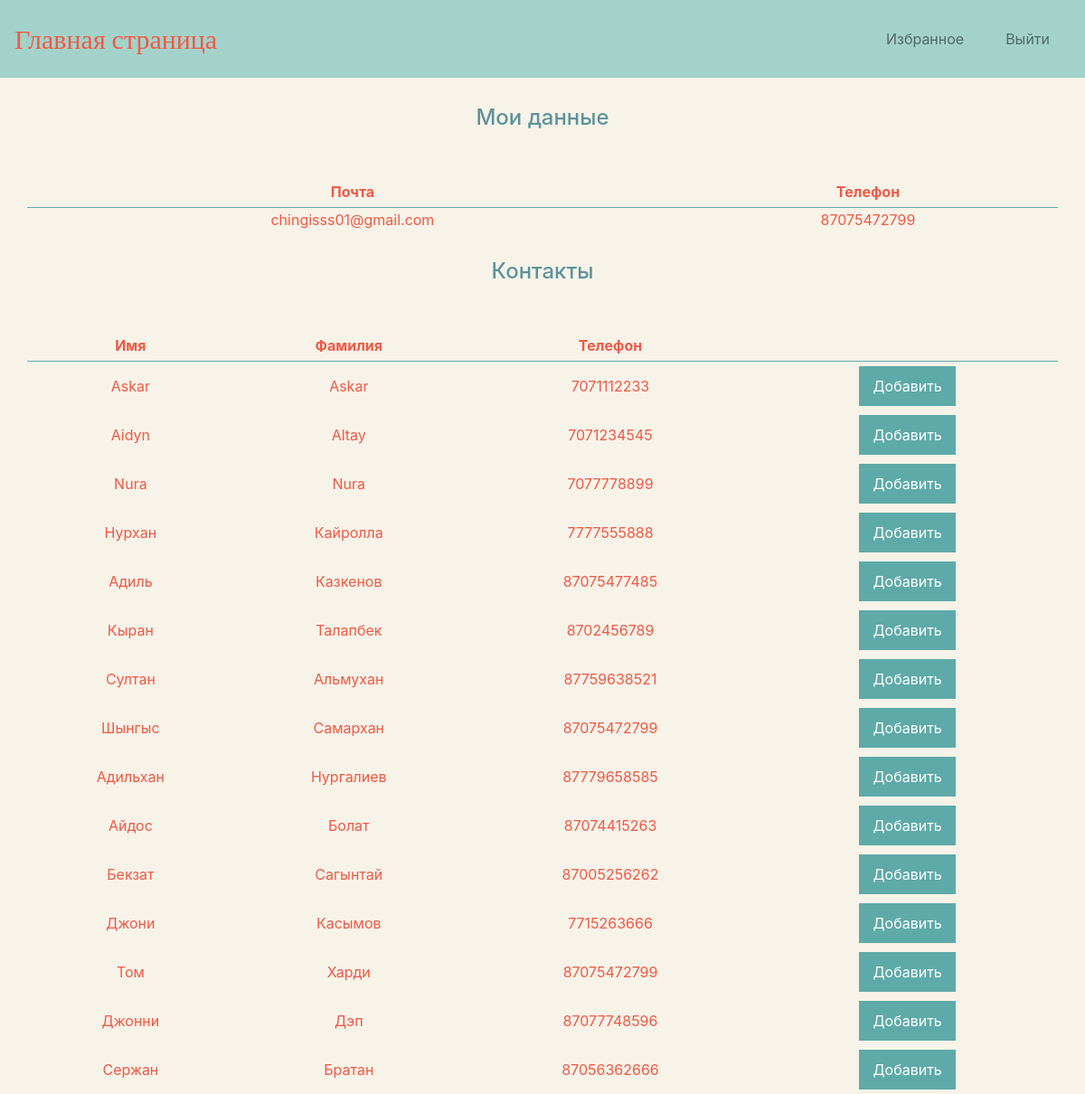
Page /code/main.php (signed in) on the committed database.
### tables this page shows
CREATE TABLE `contacts` (
  `id` int(11) NOT NULL,
  `name` varchar(255) NOT NULL,
  `lastname` varchar(255) NOT NULL,
  `phone` varchar(255) NOT NULL
);

### code/main.php (the view, shortened to what this page needs)
<?php
include_once('vender/connect.php');
$contacts = mysqli_query($connect, "SELECT * FROM `contacts` ");
?>
<!DOCTYPE html>
<html lang="ru" dir="ltr">
  <head>
    <link rel="stylesheet" href="https://stackpath.bootstrapcdn.com/bootstrap/4.3.1/css/bootstrap.min.css">
    <link rel="stylesheet" href="styleTransport.css"/>
  </head>
  <body>
    <section id="navbar">
      <nav class="navbar navbar-expand-lg navbar-light">
      <a id="logo" class="navbar-brand" href="/main.php">Главная страница</a>
      <div class="collapse navbar-collapse" id="navbarNav">
        <ul class="navbar-nav ml-auto">
          <li class="nav-item"><a class="nav-link" href="/myContacts.php">Избранное</a></li>
          <li class="nav-item"><a class="nav-link" href="vender/logout.php">Выйти</a></li>
        </ul>
      </div>
    </nav>
    </section>
    <div class="Mycard">
      <table style="width:95%">
        <thead>
          <h4 class="h4Label">Мои данные</h4>
          <tr>
            <th>Почта</th>
            <th>Телефон</th>
          </tr>
        </thead>
        <tbody>
          <tr>
            <td><?= $_SESSION['user']['email'] ?></td>
            <td><?= $_SESSION['user']['phone'] ?></td>
          </tr>
        </tbody>
      </table>
    </div>
    <?php
        if (mysqli_num_rows($contacts) > 0) {
    ?>
    <table style="width:95%">
      <thead>
        <h4 class="h4Label">Контакты</h4>
        <tr>
          <th>Имя</th>
          <th>Фамилия</th>
          <th>Телефон</th>
          <th></th>
        </tr>
      </thead>
      <tbody>
      <?php
        while($row = mysqli_fetch_array($contacts)) {
      ?>
        <tr>
          <p type=hidden>
          <td><?php echo $row["name"]; ?></td>
          <td><?php echo $row["lastname"]; ?></td>
          <td><?php echo $row["phone"]; ?></td>
          <form class="form" action="vender/add.php" method="post">
          <td><input class="button1" type="submit" name="select" size="30" value="Добавить"></td>
          </form>
        </tr>
        <?php
        }
        ?>
      </tbody>
    </table>
    <?php
    }
    else{
        echo "No result found";
    }
    ?>
  </body>
</html>

### code/styleTransport.css (style rules this page uses)
body { background-color: #f7f3e9; text-align: center; }
#logo { color: #f05945; font-family: Roboto Condensed; font-size: 30px; }
.button1 { border: none; color: white; padding: 10px 15px; text-align: center; text-decoration: none; display: inline-block; font-size: 16px; margin: 4px 2px; transition-duration: 0.4s; cursor: pointer; background-color: #5eaaa8; }
table { padding-top: 100px; }
#navbar { position: sticky; top: 0; z-index: 10; background-color: #a3d2ca;; }
.nav-item { padding: 15px; }
table,th { margin-top: 50px; margin-left: 30px; }
th { color: #f05945; border: 1px solid #5eaaa8; border-collapse: collapse; border-top: 0; border-left: 0; border-right: 0; padding: 5px; text-align: center; }
td { color: #f05945; }
.Mycard { background-color: #f7f3e9; }
.h4Label { margin-top: 30px; color: #5f939a; }

### rows in the picture
contacts: name "Askar", lastname "Askar", phone "7071112233"
contacts: name "Aidyn", lastname "Altay", phone "7071234545"
contacts: name "Nura", lastname "Nura", phone "7077778899"
contacts: name "Нурхан", lastname "Кайролла", phone "7777555888"
contacts: name "Адиль", lastname "Казкенов", phone "87075477485"
contacts: name "Кыран", lastname "Талапбек", phone "8702456789"
contacts: name "Султан", lastname "Альмухан", phone "87759638521"
contacts: name "Шынгыс", lastname "Самархан", phone "87075472799"
contacts: name "Адильхан", lastname "Нургалиев", phone "87779658585"
contacts: name "Айдос", lastname "Болат", phone "87074415263"
contacts: name "Бекзат", lastname "Сагынтай", phone "87005256262"
contacts: name "Джони", lastname "Касымов", phone "7715263666"
contacts: name "Том", lastname "Харди", phone "87075472799"
contacts: name "Джонни", lastname "Дэп", phone "87077748596"
contacts: name "Сержан", lastname "Братан", phone "87056362666"

### other values in the picture
$_SESSION['user']['email'] "chingisss01@gmail.com"
$_SESSION['user']['phone'] "87075472799"
